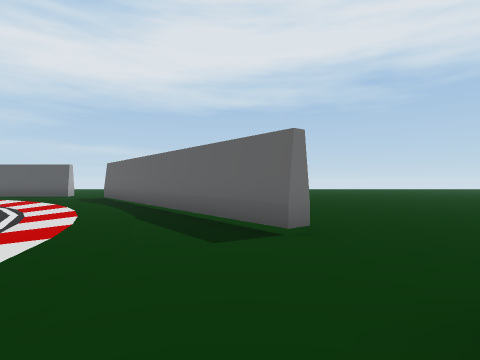
[1] (above)

17 first-person views from a walk through a scene from a Unity 3-D project. The camera is 1.3 m above the floor, looks level and sees 80° across. The floor is counted in squares, 2 m on a side. Each view is taken from the middle of a square. On the plan, view 1 faces up. The plan holds only what a view shows up to about 9 squares ahead; the rest is blank. The place goes on beyond the plan. The player is left out.

[2]
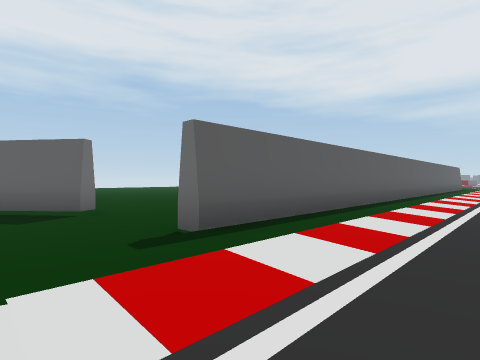

[3]
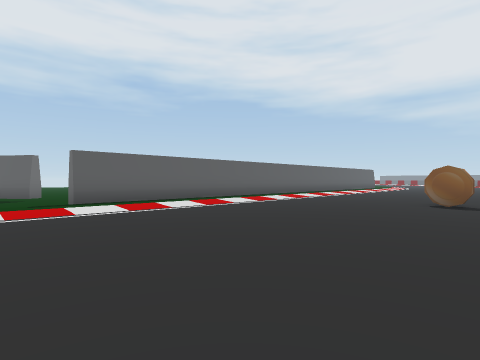

[4]
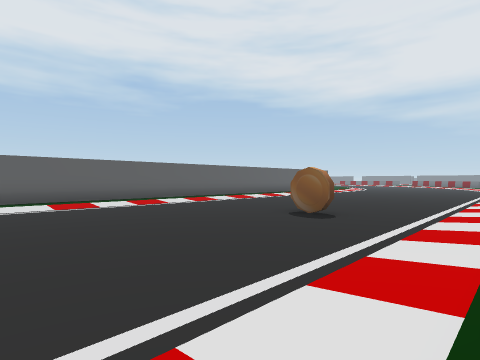

[5]
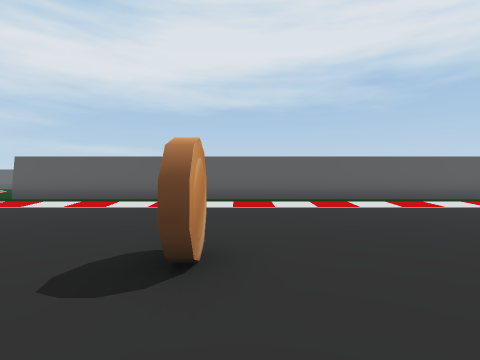

[6]
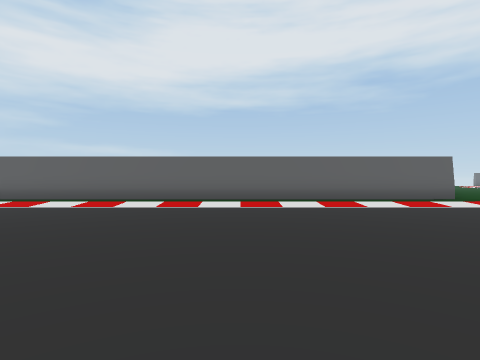

[7]
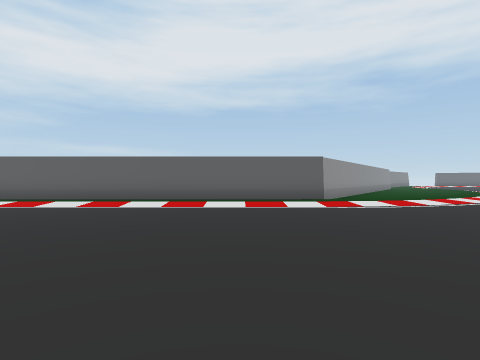

[8]
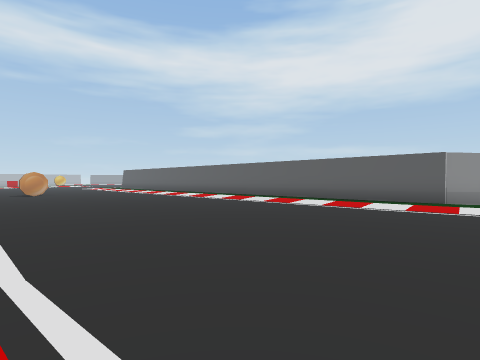

[9]
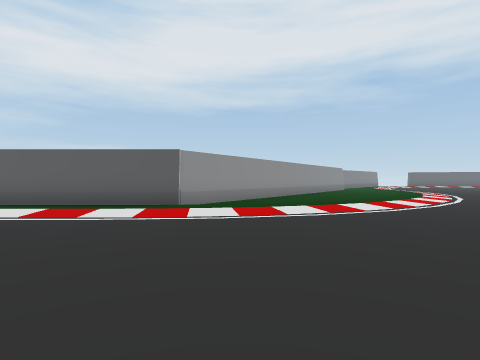

[10]
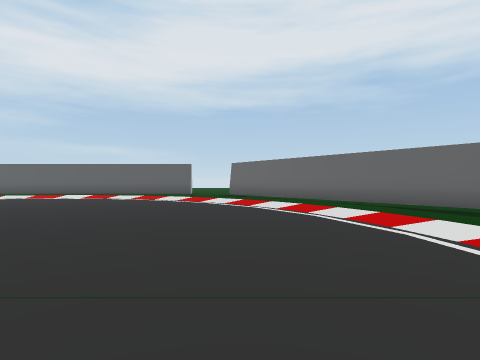

[11]
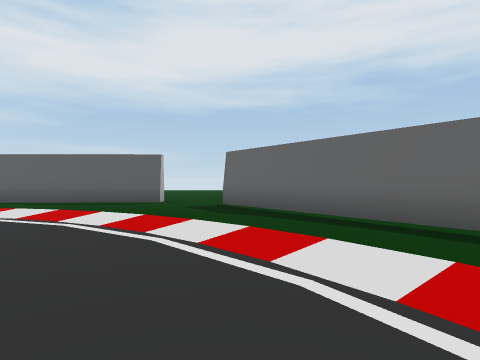

[12]
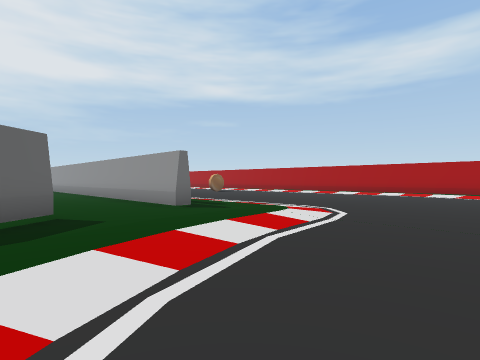

[13]
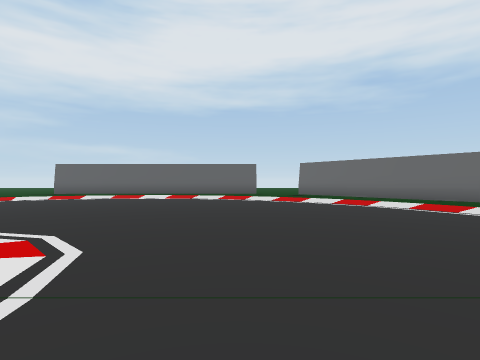

[14]
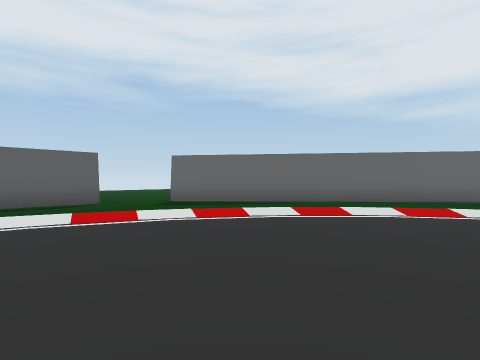

[15]
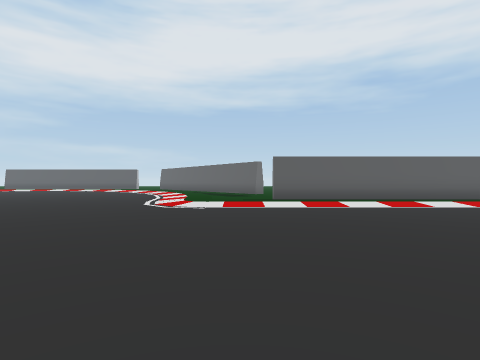

[16]
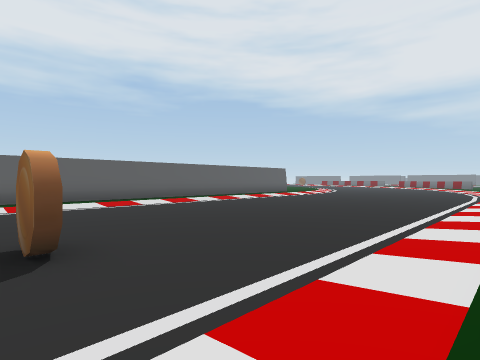

[17]
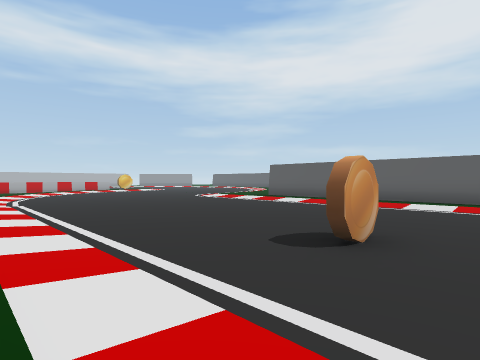

### Floor plan
Points are (right, up) in squares from view 1. A wall is a line through its corners. A room is listed if a view was taken in it or the views show most of it. See-through windows are left out.
Room 1 (views 1, 2, 3, 4, 5, 6, 7, 8, 9, 10, 11, 12, 13, 14, 15, 16, 17)
walls: (1.1, 4.1) (0.7, 3.8) (-5.4, 11.5); (-7.2, 12.1) (-11.6, 12); (22.1, 3) (20.5, 0.7) (1, 0.7) (1, 1.2) (2.5, 1.2)
ways out: opening at (-5, 12); opening at (1.5, 2.5)
objects: other object (8, -6)

Positions as (right, up) in squares from view 1, and headings:
1: (0, 0), facing up
2: (-1, -2), facing up-right
3: (-1, -7), facing up-right
4: (2, -9), facing up-right
5: (8, -8), facing up
6: (14, -8), facing up
7: (18, -8), facing up
8: (22, -8), facing up-left
9: (22, -6), facing up
10: (-5, -1), facing up
11: (-5, 4), facing up
12: (-5, 5), facing down-right
13: (-8, -1), facing up
14: (-10, 4), facing up-right
15: (0, -8), facing up
16: (7, -9), facing up-right
17: (9, -9), facing up-left
